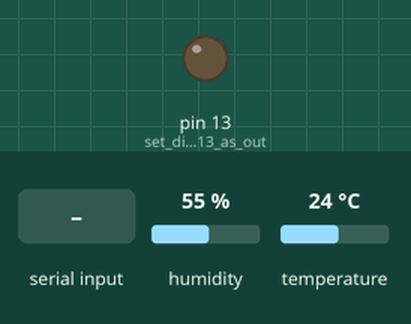
Simulated run of this sketch. Board: Arduino Uno, built with avr-gcc and run on an emulated ATmega328P. On the bench: output pins drawn as LEDs (lit = HIGH). Wiring (inferred from the names in the program): DHT11 sensor: data pin 9. The test bench sets the inputs (shaded band); at power-on: humidity 55 %, temperature 24 °C. Pins used as bus, display or sensor lines are not drawn; what the sketch prints to the serial monitor is not drawn.

Above: at 1.2 s.
1.3 s: "1\n" received over Serial
At 2.1 s:
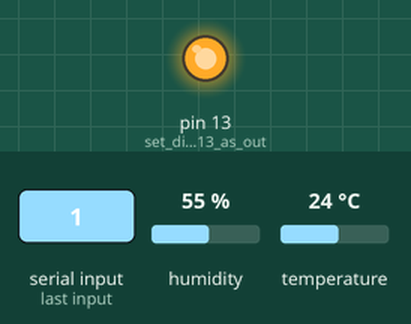
2.8 s: "0\n" received over Serial
At 3.4 s:
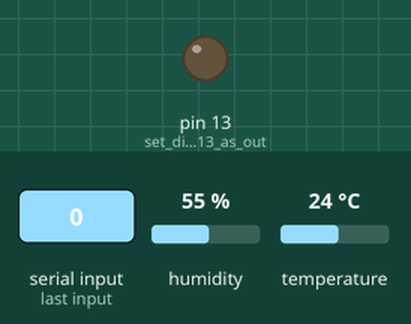
Timing chart, 0 to 5.8 s (numbered marks = the images above; inputs shaded):
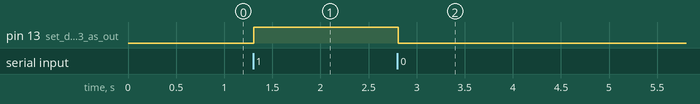

Measured:
- after the input at 1.3 s, pin 13 (set_digital_pin_13_as_out): LOW → HIGH at once
- after the input at 2.8 s, pin 13 (set_digital_pin_13_as_out): HIGH → LOW at once

The sketch:

ab-temp-led.ino
```cpp
#include "DHT.h"

#define DHTPIN 9
#define DHTTYPE DHT22 // DHT11, DHT21, DHT22

DHT dht(DHTPIN, DHTTYPE);


char data = 0; // store received bluetooth data


void setup() {

    Serial.begin(9600); // set the data rate in bits per second (baud) for serial data transmission
    Serial.println("Setting up bluetooth and temperature sensor.");

    pinMode(13, OUTPUT); // set digital pin 13 as output pin

    dht.begin(); // set up the temperature sensor

}


void loop() {

    // Bluetooth connection
    if (Serial.available() > 0) {
    // send data only when you receive data
        data = Serial.read(); // read the incoming data and store it into variable data
        Serial.print(data); // print Value inside data in Serial monitor
        Serial.print("\n");
        if (data == '1') {
            digitalWrite(13, HIGH); // if 1 then turn ON LED
        }
        else if (data == '0') {
            digitalWrite(13, LOW); // if 0 then turn OFF LED
        }
    }

    // Temperature
    float h = dht.readHumidity();
    float t = dht.readTemperature();

    if (isnan(t) || isnan(h)) {
    // invalid
        Serial.println("Error while reading sensor.");
    } else {
        // send
        Serial.print(t);
        Serial.println("C");
    }

}
```
